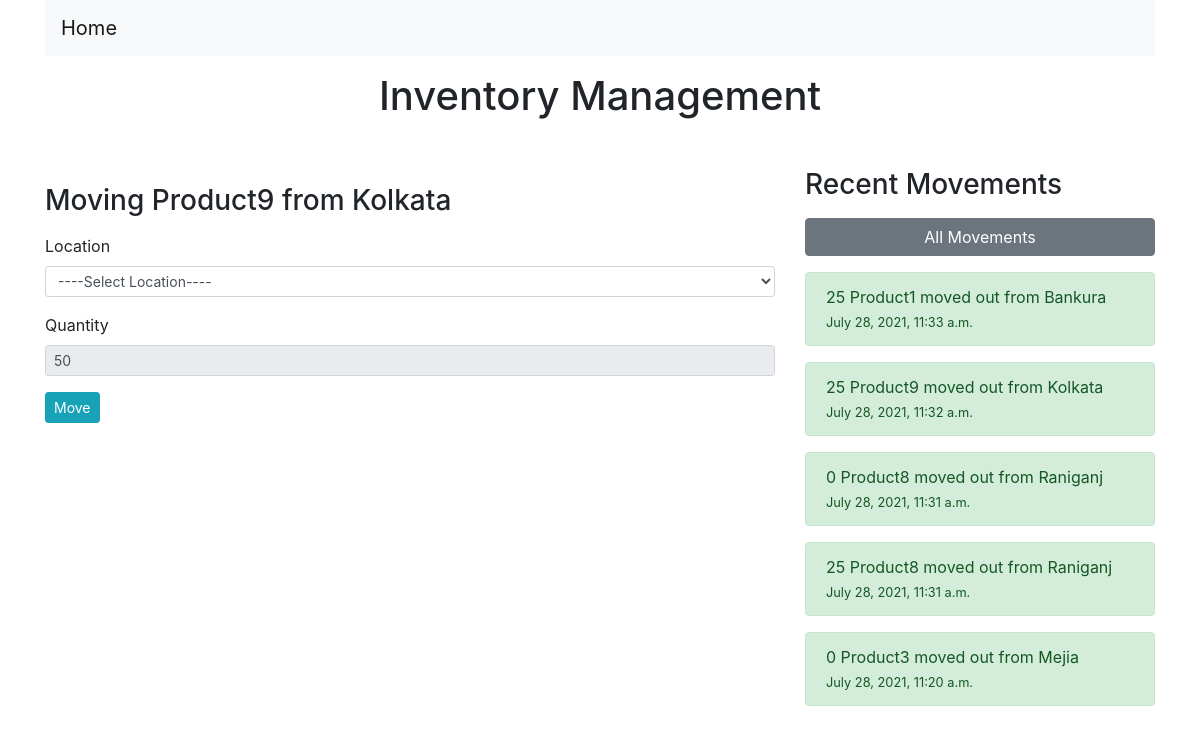
/move/product9/kolkata/, run on the app's committed database.
### inventory/models.py (models this page shows, shortened)
class Product(models.Model):
    location = models.ForeignKey(Location,on_delete=models.CASCADE,blank=True,null=True,related_name='products')
    name = models.CharField(max_length=250, blank=True)
    slug = models.SlugField(max_length=250,unique=True,null=True,db_index=True)
    qty = models.IntegerField(default = 0)
    def __str__(self):
        return self.name

class Location(models.Model):
    name = models.CharField(max_length=250, blank=True)
    slug = models.SlugField(max_length=250,unique=True,null=True,db_index=True)
    def __str__(self):
        return self.name

class Movement(models.Model):
    product = models.ForeignKey(Product,on_delete=models.CASCADE,related_name='movement_products')
    location_from = models.ForeignKey(Location,on_delete=models.CASCADE,related_name='location_from')
    location_to = models.ForeignKey(Location,on_delete=models.CASCADE,related_name='location_to',blank=True,null=True)
    created = models.DateTimeField(auto_now_add=True)
    qty = models.IntegerField(default=0)
    class Meta:
        ordering = ['-created']
    def __str__(self):
        if self.location_to:
            return f'{self.qty} {self.product} moved from {self.location_from} to {self.location_to}'
        else:
            return f'{self.qty} {self.product} moved out from {self.location_from}'

### inventory/views.py (the view, shortened to what this page needs)
# urls.py: path('move/<slug:slug>/<slug:location_slug>/',views.add_movement,name='movement'),
def add_movement(request,slug,location_slug):
    product = get_object_or_404(Product,slug=slug)
    location = get_object_or_404(Location,slug=location_slug)
    form = MovementForm()
    context = {'product':product,'location':location,'form':form}
    return render(request,'add_movement.html',context)

### inventory/forms.py
class MovementForm(forms.ModelForm):
    location_to = forms.ModelChoiceField(
        queryset=Location.objects.all(), empty_label="----Select Location----",
        widget=forms.Select(
            attrs={'class': 'form-control form-control-sm mb-3'}),
        required=True, label='Location'
    )
    class Meta:
        model = Movement
        fields = ('location_to',)

### inventory/context_processors.py (called while the page is built)
def get_sidebar_movements(request):
    return{
        'movements' : Movement.objects.all()[:5]
    }

def all_movements(request):
    return{
        'all_movements' : Movement.objects.order_by('created')
    }

### templates/add_movement.html (shortened to what this page needs)
{% extends 'base.html' %}
{% block content %}
<h3 class='my-3'>Moving {{product.name}} from {{location.name}}</h3>
<form action="" method="post" class="ppx-5">
    <div class="form-group">
        <label>{{form.location_to.label}}</label>
        {{form.location_to}}
    </div>
    <label for="">Quantity</label>
    <input type="text" name="quantity" class="form-control form-control-sm mb-3" value={{product.qty}} disabled>
    <button type="submit" class="btn btn-info btn-sm">Move</button>
</form>
{% endblock content %}

### templates/sidebar.html (shortened to what this page needs)
<h3>Recent Movements</h3>
<button class="btn btn-secondary btn-block my-3" data-toggle="modal" data-target="#movementModal">All Movements</button>
{% if movements %}
{% for movement in movements %}
    <p class="alert alert-success">
        {{movement}}
        <br/>
        <span class="small">{{movement.created}}</span>
    </p>
{% endfor %}
{% else %}
<p>No movements found!</p>
{% endif %}

### data on the page
Product: name "Product9", quantity "50"
Location: name "Kolkata"
Movement: location_to+qty+product "25 Product1 moved out from Bankura", created "July 28, 2021, 11:33 a.m."
Movement: location_to+qty+product "25 Product9 moved out from Kolkata", created "July 28, 2021, 11:32 a.m."
Movement: location_to+qty+product "0 Product8 moved out from Raniganj", created "July 28, 2021, 11:31 a.m."
Movement: location_to+qty+product "25 Product8 moved out from Raniganj", created "July 28, 2021, 11:31 a.m."
Movement: location_to+qty+product "0 Product3 moved out from Mejia", created "July 28, 2021, 11:20 a.m."
